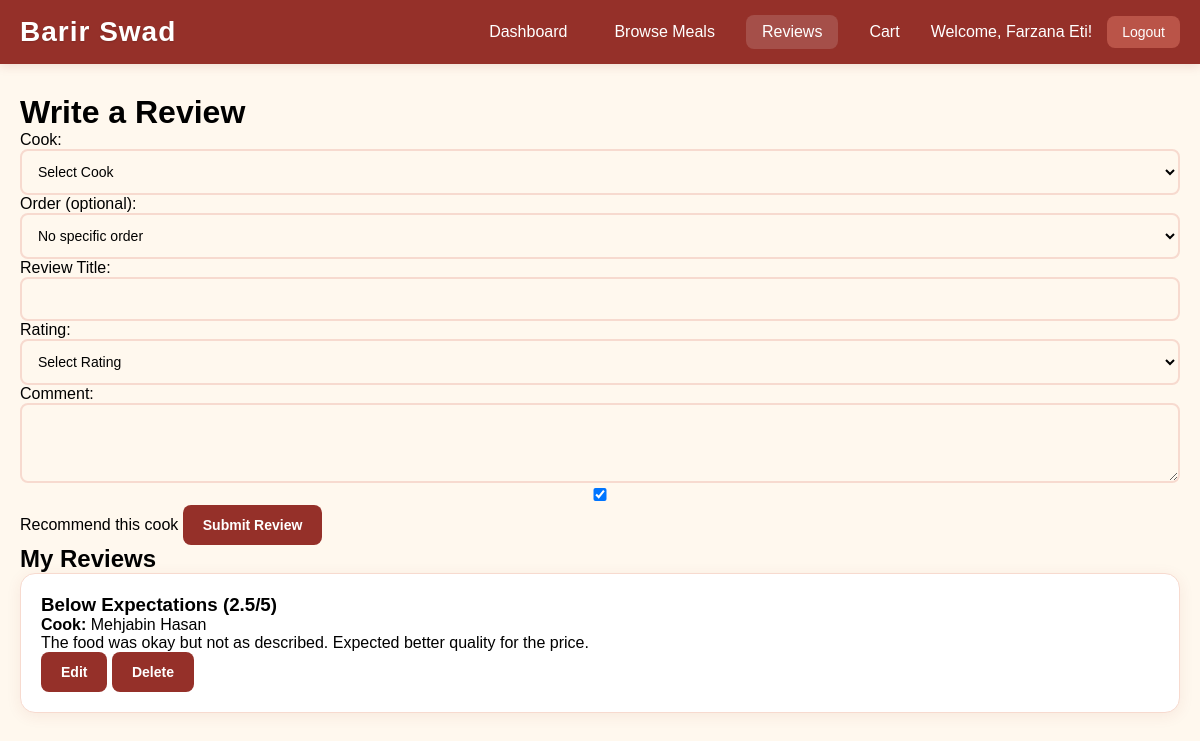
/customer_review.php (signed in), run on the app's committed database.
### tables this page shows
CREATE TABLE `customer_rates_cooks` (
  `Review_ID` int(10) NOT NULL,
  `CustomerID` int(11) NOT NULL,
  `CookID` int(11) NOT NULL,
  `Order_ID` int(10) DEFAULT NULL,
  `Rating` decimal(2,1) NOT NULL CHECK (`Rating` >= 1.0 and `Rating` <= 5.0),
  `Review_Title` varchar(100) NOT NULL DEFAULT 'Review',
  `Comment` text NOT NULL,
  `Food_Quality_Rating` decimal(2,1) DEFAULT NULL,
  `Service_Rating` decimal(2,1) DEFAULT NULL,
  `Would_Recommend` tinyint(1) DEFAULT 1,
  `Status` enum('Active','Hidden','Reported') NOT NULL DEFAULT 'Active',
  `Admin_Notes` text DEFAULT NULL,
  `Created_Date` timestamp NOT NULL DEFAULT current_timestamp(),
  `Updated_Date` timestamp NOT NULL DEFAULT current_timestamp() ON UPDATE current_timestamp()
);

CREATE TABLE `user` (
  `U_ID` int(10) NOT NULL,
  `Email` varchar(50) NOT NULL,
  `Exp_Years` int(50) NOT NULL,
  `Name` varchar(100) NOT NULL,
  `Address` varchar(100) NOT NULL,
  `Type` enum('Admin','Customer','Cook','') NOT NULL DEFAULT 'Customer',
  `Password` varchar(15) NOT NULL
);

### customer_review.php (the view, shortened to what this page needs)
<?php
require 'dbconnect.php';
$customer_id = $_SESSION['user_id'];
$reviews_stmt = $conn->prepare("
    SELECT r.*, u.Name as CookName
    FROM customer_rates_cooks r
    JOIN user u ON r.CookID=u.U_ID
    WHERE r.CustomerID=?
    ORDER BY r.Created_Date DESC
");
$reviews_stmt->bind_param("i", $customer_id);
$reviews_stmt->execute();
$my_reviews = $reviews_stmt->get_result();
$edit_review = null;
?>
<!DOCTYPE html>
<html lang="en">
<head>
    <link rel="stylesheet" href="styles.css">
</head>
<body>
<header class="header">
    <div class="nav">
        <div class="logo">Barir Swad</div>
        <nav class="nav-links">
            <a href="customer_dashboard.php">Dashboard</a>
            <a href="meal.php">Browse Meals</a>
            <a href="customer_review.php" class="active">Reviews</a>
            <a href="view_cart.php">Cart</a>
            <span>Welcome, <?= htmlspecialchars($_SESSION['user_name']) ?>!</span>
            <a href="logout.php" class="btn logout">Logout</a>
        </nav>
    </div>
</header>
<div class="container">
    <h1><?= $edit_review ? "Edit Review" : "Write a Review" ?></h1>
    <form method="POST">
        <label>Cook:</label>
        <select name="cook_id" required <?= $edit_review ? 'disabled' : '' ?>>
            <option value="">Select Cook</option>
        </select>
        <label>Order (optional):</label>
        <select name="order_id">
            <option value="">No specific order</option>
        </select>
        <label>Review Title:</label>
        <input type="text" name="review_title" required
               value="<?= $edit_review ? htmlspecialchars($edit_review['Review_Title']) : '' ?>">
        <label>Rating:</label>
        <select name="rating" required>
            <option value="">Select Rating</option>
        </select>
        <label>Comment:</label>
        <textarea name="comment" required><?= $edit_review ? htmlspecialchars($edit_review['Comment']) : '' ?></textarea>
        <label><input type="checkbox" name="would_recommend"
            <?= (!$edit_review || $edit_review['Would_Recommend']) ? 'checked' : '' ?>> Recommend this cook</label>
        <button type="submit" name="<?= $edit_review ? 'update_review' : 'submit_review' ?>">
            <?= $edit_review ? 'Update Review' : 'Submit Review' ?>
        </button>
    </form>
    <h2>My Reviews</h2>
    <?php if ($my_reviews->num_rows > 0): ?>
        <?php while($r = $my_reviews->fetch_assoc()): ?>
            <div class="review-card">
                <h3><?= htmlspecialchars($r['Review_Title']) ?> (<?= $r['Rating'] ?>/5)</h3>
                <p><strong>Cook:</strong> <?= htmlspecialchars($r['CookName']) ?></p>
                <p><?= nl2br(htmlspecialchars($r['Comment'])) ?></p>
                <div class="actions">
                    <a href="customer_review.php?edit=<?= $r['Review_ID'] ?>" class="btn">Edit</a>
                    <form method="POST" style="display:inline;" onsubmit="return confirm('Delete this review permanently?')">
                        <button type="submit" name="delete_review" class="btn btn-danger">Delete</button>
                    </form>
                </div>
            </div>
        <?php endwhile; ?>
    <?php else: ?>
        <p>No reviews yet. Write your first review above!</p>
    <?php endif; ?>
</div>
</body>
</html>

### styles.css (style rules this page uses)
* { margin: 0; padding: 0; box-sizing: border-box; font-family: Arial, sans-serif; }
body { margin: 0; background: #FFF8EE; min-height: 100vh; }
.header, .navbar, .admin-header { background: #953029; color: white; box-shadow: 0 2px 10px rgba(149, 48, 41, 0.15); padding: 15px 0; margin-bottom: 20px; }
.nav, .admin-nav { display: flex; justify-content: space-between; align-items: center; max-width: 1200px; margin: 0 auto; padding: 0 20px; width: 100%; }
.logo { font-family: 'DynaPuff', cursive, Arial, sans-serif; font-weight: 700; font-size: 28px; color: white; letter-spacing: 1px; text-shadow: 0 1px 2px rgba(0,0,0,0.15); transition: transform 0.3s; }
.nav-links { display: flex; gap: 15px; align-items: center; }
.nav-links a, .navbar nav a { color: white; text-decoration: none; padding: 8px 16px; border-radius: 8px; font-weight: 500; transition: background 0.3s; }
.nav-links a:hover, .navbar nav a:hover, .nav-links a.active { background: rgba(255,255,255,0.15); }
.nav-links .btn { background: rgba(255,255,255,0.15); color: white; }
.logout-btn, .nav-links .logout { background: #BA5448; color: white; padding: 8px 15px; border: none; border-radius: 8px; text-decoration: none; cursor: pointer; transition: background 0.3s; }
.container { max-width: 1200px; margin: 30px auto; padding: 0 20px; }
.review-card { background: white; border-radius: 15px; padding: 20px; margin-bottom: 15px; box-shadow: 0 3px 15px rgba(149, 48, 41, 0.08); transition: transform 0.3s, box-shadow 0.3s; border: 1px solid #F7DACF; }
.btn, button, .submit-btn { background: #953029; color: white; padding: 12px 20px; border-radius: 8px; text-decoration: none; border: none; cursor: pointer; font-size: 14px; font-weight: 600; transition: all 0.3s; display: inline-block; }
.btn-danger { background: #953029; }
.form-group input, .form-group select, .form-group textarea, input, textarea, select, #description { width: 100%; padding: 12px; border: 2px solid #F7DACF; border-radius: 8px; font-size: 14px; transition: all 0.3s; box-sizing: border-box; font-family: Arial, sans-serif; background: #FFF8EE; }
.form-group textarea, textarea { min-height: 80px; resize: vertical; }

### data on the page
customer_rates_cooks: Review_Title "Below Expectations", Rating "2.5", CookID.Name "Mehjabin Hasan", Comment "The food was okay but not as described. Expected better quality for the price."

### other printed values
$_SESSION['user_name'] "Farzana Eti"
